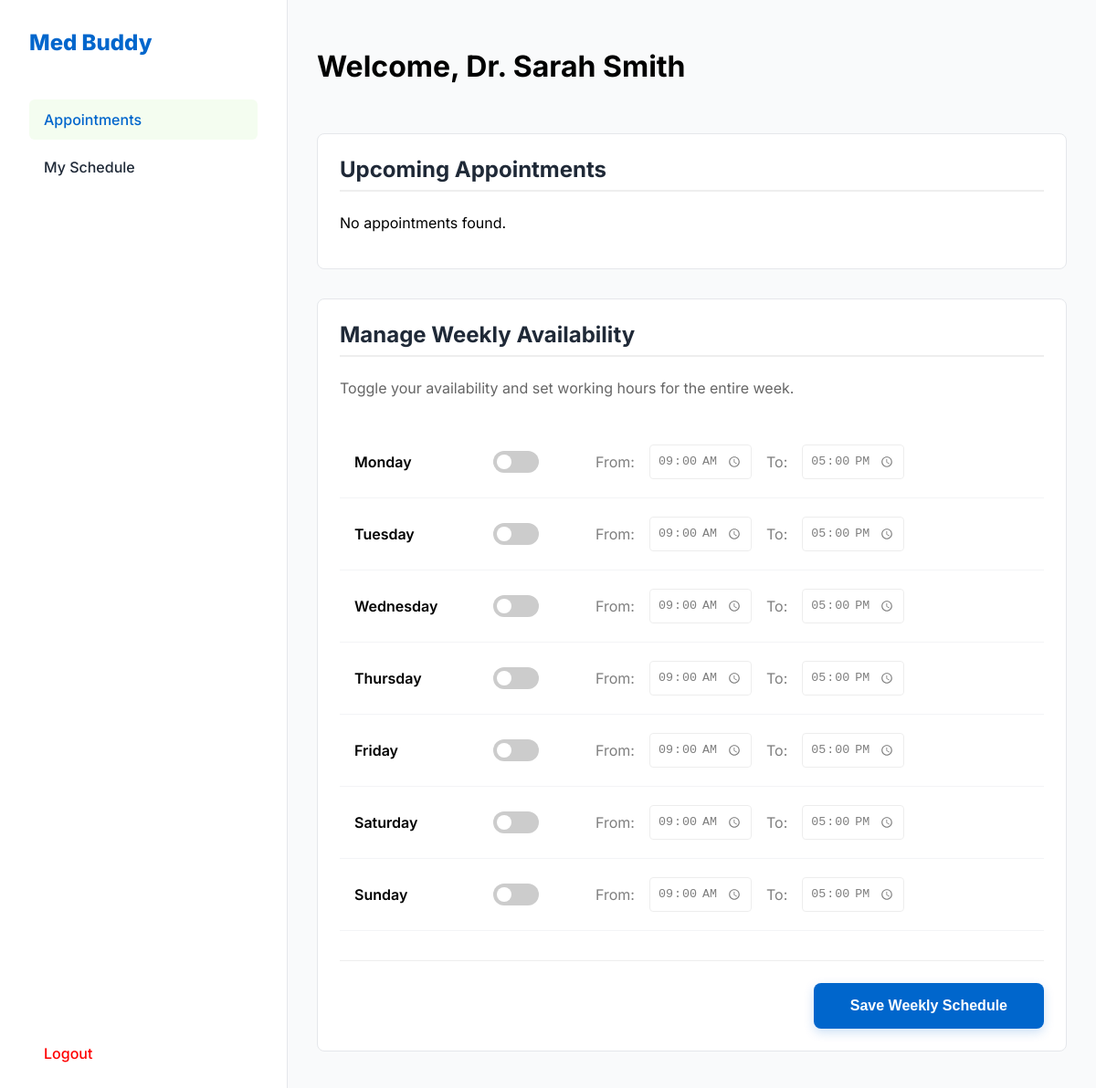
Screenshot of /admin/index.php (signed in) with the database file from the repository.
### tables this page shows
CREATE TABLE IF NOT EXISTS doctor_availability (
    id INT AUTO_INCREMENT PRIMARY KEY,
    doctor_id INT NOT NULL,
    day_of_week ENUM('Monday', 'Tuesday', 'Wednesday', 'Thursday', 'Friday', 'Saturday', 'Sunday') NOT NULL,
    start_time TIME NOT NULL,
    end_time TIME NOT NULL,
    FOREIGN KEY (doctor_id) REFERENCES doctors(id) ON DELETE CASCADE
);

### admin/index.php (the view, shortened to what this page needs)
<?php
include '../db_config.php';
$doctor_id = $_SESSION['doctor_id'];
$doctor_name = $_SESSION['doctor_name'];
$sql_appt = "SELECT * FROM appointments WHERE doctor_id = ? ORDER BY appointment_date DESC, appointment_time ASC";
$stmt = $conn->prepare($sql_appt);
$stmt->bind_param("i", $doctor_id);
$stmt->execute();
$appointments = $stmt->get_result();
$sql_avail = "SELECT * FROM doctor_availability WHERE doctor_id = ?";
$stmt_avail = $conn->prepare($sql_avail);
$stmt_avail->bind_param("i", $doctor_id);
$stmt_avail->execute();
$availability_result = $stmt_avail->get_result();
$availability = [];
while ($row = $availability_result->fetch_assoc()) {
    $availability[$row['day_of_week']] = $row;
}
$days = ['Monday', 'Tuesday', 'Wednesday', 'Thursday', 'Friday', 'Saturday', 'Sunday'];
?>
<!DOCTYPE html>
<html lang="en">
<head>
</head>
<body>
    <div class="sidebar">
        <div class="logo">Med Buddy</div>
        <a href="#appointments" class="menu-item active">Appointments</a>
        <a href="#availability" class="menu-item">My Schedule</a>
        <a href="../doctor_login.php" class="menu-item logout">Logout</a>
    </div>
    <div class="main-content">
        <div class="header">
            <h1>Welcome, <?php echo htmlspecialchars($doctor_name); ?></h1>
        </div>
        <div id="appointments" class="card">
            <h2>Upcoming Appointments</h2>
            <?php if ($appointments->num_rows > 0): ?>
            <table>
                <thead>
                    <tr>
                        <th>Date</th>
                        <th>Time</th>
                        <th>Patient Name</th>
                        <th>Phone</th>
                        <th>Status</th>
                        <th>Actions</th>
                    </tr>
                </thead>
                <tbody>
                    <?php while($appt = $appointments->fetch_assoc()): ?>
                    <tr>
                        <td><?php echo $appt['appointment_date']; ?></td>
                        <td><?php echo date('h:i A', strtotime($appt['appointment_time'])); ?></td>
                        <td><?php echo htmlspecialchars($appt['patient_name']); ?></td>
                        <td><?php echo htmlspecialchars($appt['patient_phone']); ?></td>
                        <td><span class="status status-<?php echo $appt['status']; ?>"><?php echo $appt['status']; ?></span></td>
                        <td>
                            <?php if($appt['status'] == 'Pending'): ?>
                            <a href="?action=confirm&id=<?php echo $appt['id']; ?>" class="btn-action btn-confirm">Confirm</a>
                            <a href="?action=cancel&id=<?php echo $appt['id']; ?>" class="btn-action btn-cancel">Cancel</a>
                            <?php else: ?>
                            --
                            <?php endif; ?>
                        </td>
                    </tr>
                    <?php endwhile; ?>
                </tbody>
            </table>
            <?php else: ?>
                <p>No appointments found.</p>
            <?php endif; ?>
        </div>
        <div id="availability" class="card">
            <h2>Manage Weekly Availability</h2>
            <p style="margin-bottom: 2rem; color: #666;">Toggle your availability and set working hours for the entire week.</p>
            <form method="POST">
                <table class="availability-table">
                    <tbody>
                        <?php foreach($days as $day):
                            $avail_data = isset($availability[$day]) ? $availability[$day] : null;
                            $is_avail = ($avail_data && isset($avail_data['availability'])) ? $avail_data['availability'] : 0;
                            $start = $avail_data ? $avail_data['start_time'] : '09:00';
                            $end = $avail_data ? $avail_data['end_time'] : '17:00';
                        ?>
                        <tr>
                            <td class="day-label"><?php echo $day; ?></td>
                            <td style="width: 80px;">
                                <label class="switch">
                                    <span class="slider"></span>
                                </label>
                            </td>
                            <td>
                                <div class="time-inputs <?php echo $is_avail ? '' : 'disabled'; ?>" id="inputs-<?php echo $day; ?>">
                                    <label>From:</label>
                                    <input type="time" name="days[<?php echo $day; ?>][start_time]" value="<?php echo date('H:i', strtotime($start)); ?>">
                                    <label>To:</label>
                                    <input type="time" name="days[<?php echo $day; ?>][end_time]" value="<?php echo date('H:i', strtotime($end)); ?>">
                                </div>
                            </td>
                        </tr>
                        <?php endforeach; ?>
                    </tbody>
                </table>
                <div class="save-all-container">
                    <button type="submit" name="save_all_availability" class="btn-save-all">Save Weekly Schedule</button>
                </div>
            </form>
        </div>
    </div>
</body>
</html>

### admin/index.php (style rules this page uses)
:root { --primary-color: #0066CC; --secondary-color: #f4fdf0; --white: #ffffff; --text-dark: #1F2937; --border-color: #e5e7eb; }
body { font-family: 'Inter', sans-serif; margin: 0; background-color: #f9fafb; display: flex; height: 100vh; }
.sidebar { width: 250px; background-color: var(--white); border-right: 1px solid var(--border-color); padding: 2rem; display: flex; flex-direction: column; }
.logo { font-size: 1.5rem; font-weight: 800; color: var(--primary-color); margin-bottom: 3rem; }
.menu-item { padding: 0.75rem 1rem; color: var(--text-dark); text-decoration: none; border-radius: 6px; margin-bottom: 0.5rem; font-weight: 500; }
.menu-item.active { background-color: var(--secondary-color); color: var(--primary-color); }
.logout { margin-top: auto; color: red; }
.main-content { flex: 1; padding: 2rem; overflow-y: auto; }
.header { display: flex; justify-content: space-between; align-items: center; margin-bottom: 2rem; }
.card { background: var(--white); border: 1px solid var(--border-color); border-radius: 8px; padding: 1.5rem; margin-bottom: 2rem; }
h2 { margin-top: 0; color: var(--text-dark); border-bottom: 2px solid #eee; padding-bottom: 0.5rem; margin-bottom: 1.5rem; }
table { width: 100%; border-collapse: collapse; }
th, td { text-align: left; padding: 1rem; border-bottom: 1px solid var(--border-color); }
input[type="time"] { padding: 0.5rem; border: 1px solid #ddd; border-radius: 4px; }
.switch { position: relative; display: inline-block; width: 50px; height: 24px; }
.slider { position: absolute; cursor: pointer; top: 0; left: 0; right: 0; bottom: 0; background-color: #ccc; -webkit-transition: .4s; transition: .4s; border-radius: 24px; }
.slider:before { position: absolute; content: ""; height: 16px; width: 16px; left: 4px; bottom: 4px; background-color: white; -webkit-transition: .4s; transition: .4s; border-radius: 50%; }
.day-label { width: 120px; font-weight: 600; }
.time-inputs { display: flex; align-items: center; gap: 1rem; transition: opacity 0.3s; }
.time-inputs.disabled { opacity: 0.5; pointer-events: none; }
.availability-table { width: 100%; margin-bottom: 2rem; }
.availability-table td { padding: 1.25rem 1rem; border-bottom: 1px solid #f3f4f6; }
.save-all-container { display: flex; justify-content: flex-end; margin-top: 2rem; padding-top: 1.5rem; border-top: 1px solid #eee; }
.btn-save-all { background-color: var(--primary-color); color: white; border: none; padding: 1rem 2.5rem; border-radius: 8px; font-weight: 600; font-size: 1rem; cursor: pointer; box-shadow: 0 4px 12px rgba(0, 102, 204, 0.2); transition: all 0.3s; }

### rows the page displays
doctor_availability: start_time "09:00", end_time "17:00"
doctor_availability: start_time "09:00", end_time "17:00"
doctor_availability: start_time "09:00", end_time "17:00"
doctor_availability: start_time "09:00", end_time "17:00"
doctor_availability: start_time "09:00", end_time "17:00"

### other values shown
$doctor_name "Dr. Sarah Smith"
$day "Monday"
$day "Tuesday"
$day "Wednesday"
$day "Thursday"
$day "Friday"
$day "Saturday"
$day "Sunday"
